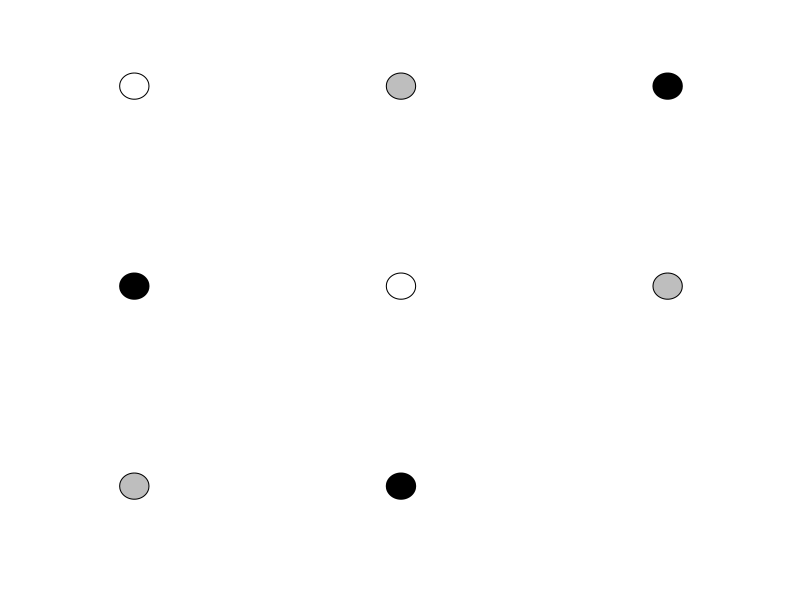

The R source for this figure: (Note: this script raises an error after producing the figure.)
shape<-function(form){
  if(form==1)#coordinates for printing the rectangle
  {
    x<-c(25,25,65,65)
    y<-c(30,80,80,30)
  }else if(form==2)#coordinates for printing a T
  {
    x<-c(20,60,60,52,52,38,38,20)
    y<-c(70,70,55,55,20,20,55,55)
  }else if(form==3)#coordinates for ellipse 
  {
    x<-c(seq(-6,6,by=.1),seq(6,-6,by=-.1))+40
    y<-c(-sqrt((9-(seq(-6,6,by=.1))^2/4)),sqrt((9-(seq(-6,6,by=.1))^2/4)))*3+60
  }
  return(data.frame(x,y))
}


par(mfrow=c(3,3))

cols<-c("white","grey","black","black","white","grey","grey","black")
for(i in 1:8){
  plot(c(10, 80), c(30, 80), type = "n", xlab = "", ylab = "", 
       axes = F)
  
  coords<-shape(3)
  polygon(coords$x,coords$y,col=cols[i])
 
}

plot(c(-10, 10), c(-30, 30), type = "n", xlab = "", ylab = "", 
     axes = F)


polygon(x,y)


                       